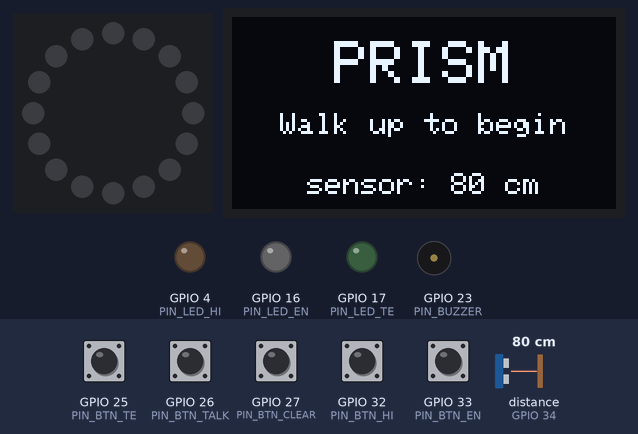
This sketch was run on a simulated ESP32. On the bench: 16 RGB LEDs in a ring, first at the top, clockwise, 128×64 one-colour display, output pins drawn as LEDs (lit = HIGH), buzzer (waves = sounding). Wiring (from diagram.json): ultrasonic range finder: trigger GPIO 18; echo GPIO 34. The test bench sets the inputs (shaded band); at power-on: GPIO 25 (PIN_BTN_TE), GPIO 26 (PIN_BTN_TALK), GPIO 27 (PIN_BTN_CLEAR), GPIO 32 (PIN_BTN_HI), GPIO 33 (PIN_BTN_EN) HIGH, distance to the obstacle (sensor on GPIO 34) 80 cm. The echo pulse lasts 58.3 µs per cm; dim RGB values are drawn brighter than linear; pins used as bus, display or sensor lines are not drawn; what the sketch prints to the serial monitor is not drawn.

Above: at 1.2 s.
1.3 s: distance to the obstacle (sensor on GPIO 34) set to 2 cm
At 1.7 s:
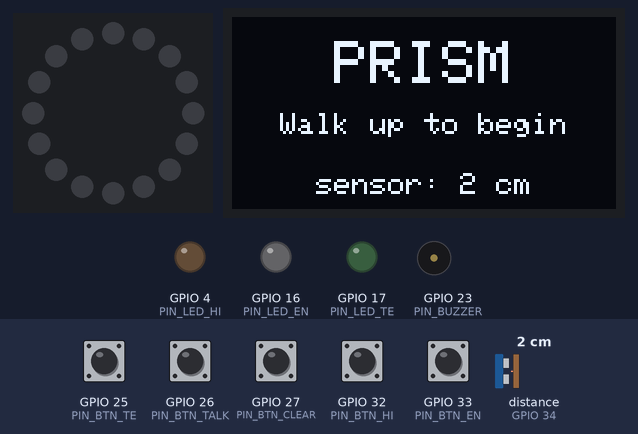
3.4 s: GPIO 25 (PIN_BTN_TE) pulled LOW for 0.15 s
At 3.53 s:
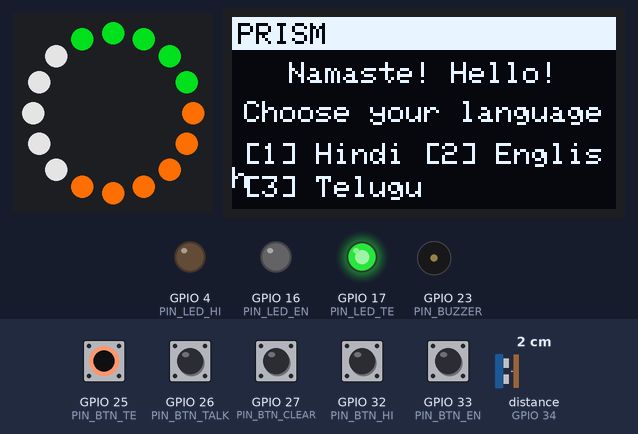
4.1 s: GPIO 32 (PIN_BTN_HI) pulled LOW for 0.15 s
At 4.44 s:
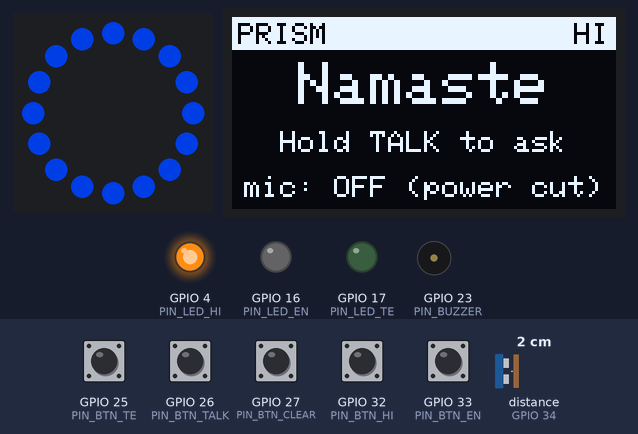
4.8 s: GPIO 33 (PIN_BTN_EN) pulled LOW for 0.15 s
At 5.24 s:
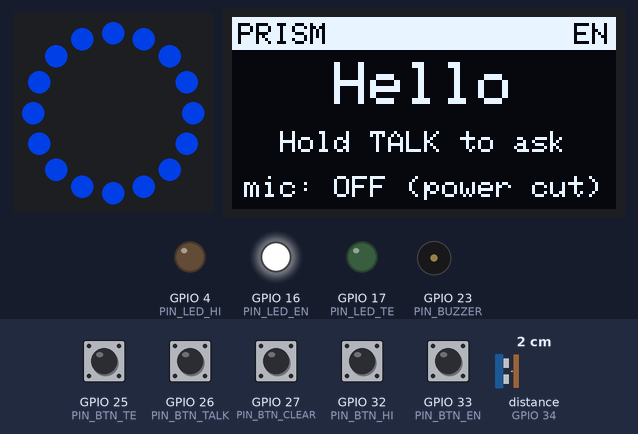
5.5 s: GPIO 27 (PIN_BTN_CLEAR) pulled LOW for 0.15 s
At 6.1 s:
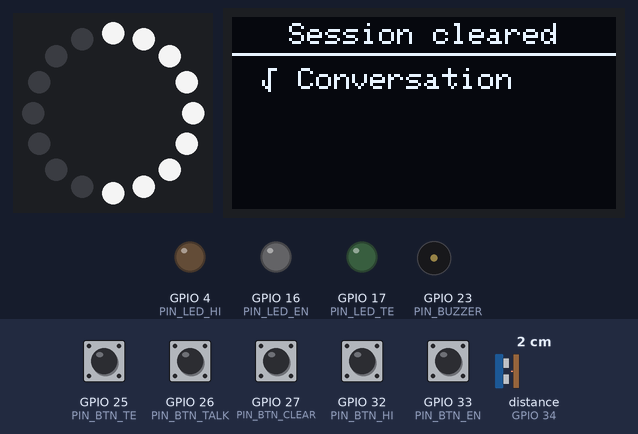
6.2 s: distance to the obstacle (sensor on GPIO 34) set to 116 cm
At 6.77 s:
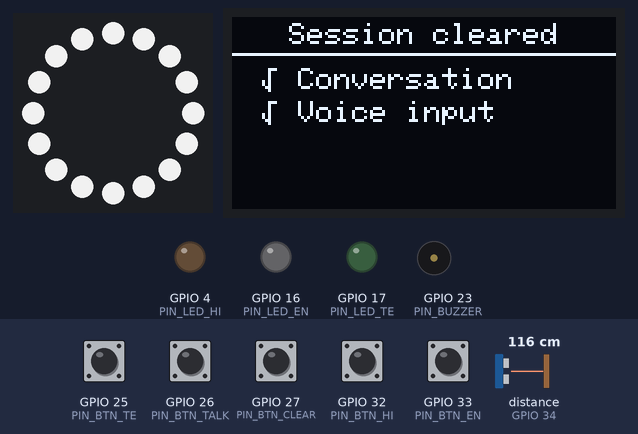
8.4 s: distance to the obstacle (sensor on GPIO 34) set to 123 cm
Timing chart, 0 to 11.4 s (numbered marks = the images above; inputs shaded):
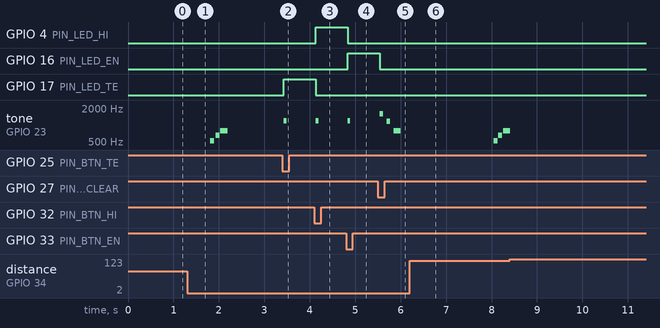

Measured:
- after the input at 1.3 s, tone on GPIO 23 (PIN_BUZZER): plays 523 Hz for 0.09 s, 659 Hz for 0.09 s, 784 Hz for 0.16 s, starting after 0.51 s; the display: changes at once (image 1)
- after the input at 3.4 s, GPIO 17 (PIN_LED_TE): LOW → HIGH at once; tone on GPIO 23 (PIN_BUZZER): silent → 1200 Hz at once, → silent 0.06 s later
- after the input at 4.1 s, GPIO 4 (PIN_LED_HI): LOW → HIGH at once; GPIO 17 (PIN_LED_TE): HIGH → LOW at once; tone on GPIO 23 (PIN_BUZZER): silent → 1200 Hz at once, → silent 0.06 s later; the display: changes after 0.19 s (image 3)
- after the input at 4.8 s, GPIO 4 (PIN_LED_HI): HIGH → LOW at once; GPIO 16 (PIN_LED_EN): LOW → HIGH at once; tone on GPIO 23 (PIN_BUZZER): silent → 1200 Hz at once, → silent 0.06 s later; the display: first changes after 0.19 s (image 4 shows a later state)
- after the input at 5.5 s, GPIO 16 (PIN_LED_EN): HIGH → LOW at once; tone on GPIO 23 (PIN_BUZZER): plays 1568 Hz for 0.08 s, 1175 Hz for 0.08 s, 784 Hz for 0.16 s, starting at once
- what the display in image 1 shows lasts 0.5 s, from 1.3 s to 1.8 s

The sketch:

sketch.ino
```cpp
/*
  PRISM kiosk I/O controller — Wokwi simulation (Level 1)
  SIH 2026 · SIH26088 · Team larperss

  In the real kiosk, a Raspberry Pi 5 runs the AI (speech, privacy redaction,
  retrieval, answers) and this ESP32 handles everything the user touches:
  language buttons, hold-to-talk, the mic power cut-off, the status ring,
  the status screen, presence sensing and the session wipe.

  The two talk over USB serial using one JSON object per line (see README).
  With SIMULATE_HOST = true, the ESP32 fakes the Pi's replies with timers so
  the simulation runs on its own.
*/

#include <initializer_list>
#include <Wire.h>
#include <Adafruit_GFX.h>
#include <Adafruit_SSD1306.h>
#include <Adafruit_NeoPixel.h>

// ---------- Pins ----------
const uint8_t PIN_BTN_HI = 32, PIN_BTN_EN = 33, PIN_BTN_TE = 25;
const uint8_t PIN_BTN_TALK = 26, PIN_BTN_CLEAR = 27;
const uint8_t PIN_LED_HI = 4, PIN_LED_EN = 16, PIN_LED_TE = 17;
const uint8_t PIN_MIC_POWER = 5;  // relay: mic is only powered while TALK is held
const uint8_t PIN_RING = 19, PIN_BUZZER = 23;
const uint8_t PIN_TRIG = 18, PIN_ECHO = 34;

// ---------- Tuning (short values for the demo; a real kiosk would use ~30 s) ----------
const int WAKE_CM = 80;                       // closer than this = someone is at the kiosk
const int LEAVE_CM = 120;                     // further than this = they walked away
const unsigned long AWAY_GRACE_MS = 2000;     // ignore brief gaps before counting down
const unsigned long AWAY_COUNTDOWN_MS = 8000; // visible countdown before auto-clear
const unsigned long TOUCH_PRESENCE_MS = 5000; // a button press counts as "someone is here" this long
                                              // (covers wheelchair users / children below the sensor)
const unsigned long MIN_TALK_MS = 400;        // shorter presses are treated as accidental
const unsigned long MAX_TALK_MS = 15000;      // mic cuts off automatically after this
const unsigned long PROCESSING_MS = 3000;     // simulated Pi processing time
const unsigned long ANSWERING_MS = 4500;      // simulated answer playback time
const unsigned long CLEARING_MS = 2500;
const bool SIMULATE_HOST = true;

// ---------- Hardware objects ----------
const int RING_PIXELS = 16;
Adafruit_SSD1306 display(128, 64, &Wire, -1);
Adafruit_NeoPixel ring(RING_PIXELS, PIN_RING, NEO_GRB + NEO_KHZ800);

// ---------- Languages (Hindi first) ----------
enum Lang { LANG_NONE = -1, LANG_HI = 0, LANG_EN = 1, LANG_TE = 2 };
const char *LANG_CODE[] = {"hi", "en", "te"};
const char *LANG_TAG[] = {"HI", "EN", "TE"};
const char *LANG_NAME[] = {"Hindi", "English", "Telugu"};
const char *GREETING[] = {"Namaste", "Hello", "Namaskaram"};
const uint8_t LANG_LED[] = {PIN_LED_HI, PIN_LED_EN, PIN_LED_TE};

// ---------- State machine ----------
enum State { SLEEP, WELCOME, READY, LISTENING, PROCESSING, ANSWERING, CLEARING };
const char *STATE_NAME[] = {"sleep", "welcome", "ready", "listening", "processing", "answering", "clearing"};

State state = SLEEP;
unsigned long stateAt = 0;
int lang = LANG_NONE;
int distanceCm = 400;
unsigned long nearSince = 0, awaySince = 0;
unsigned long lastTouch = 0;  // last time any button was pressed or held
unsigned long hintUntil = 0;  // "hold the button" hint after a too-short press
const char *hintText = "";
bool clearedByButton = false;

// A buzzer note. Declared up here (before any function) because the Arduino
// builder inserts auto-generated prototypes above the first function.
struct Note { uint16_t freq, ms; };

// ---------- Buttons (debounced, active LOW) ----------
struct Button {
  uint8_t pin;
  bool stable = false, raw = false;
  unsigned long changedAt = 0;
  bool pressed = false, released = false;  // one-loop events
};
Button btnHi{PIN_BTN_HI}, btnEn{PIN_BTN_EN}, btnTe{PIN_BTN_TE}, btnTalk{PIN_BTN_TALK}, btnClear{PIN_BTN_CLEAR};
Button *buttons[] = {&btnHi, &btnEn, &btnTe, &btnTalk, &btnClear};

void updateButton(Button &b, unsigned long now) {
  bool r = digitalRead(b.pin) == LOW;
  b.pressed = b.released = false;
  if (r != b.raw) {
    b.raw = r;
    b.changedAt = now;
  }
  if (now - b.changedAt > 25 && r != b.stable) {
    b.stable = r;
    (r ? b.pressed : b.released) = true;
  }
}

// ---------- Non-blocking sound ----------
Note melody[8];
uint8_t melodyLen = 0, melodyPos = 0;
unsigned long noteEndsAt = 0;

void play(std::initializer_list<Note> notes) {
  melodyLen = melodyPos = 0;
  for (const Note &n : notes)
    if (melodyLen < 8) melody[melodyLen++] = n;
  noteEndsAt = 0;
}

void updateSound(unsigned long now) {
  if (melodyPos >= melodyLen || now < noteEndsAt) return;
  const Note &n = melody[melodyPos++];
  if (n.freq) tone(PIN_BUZZER, n.freq, n.ms);
  noteEndsAt = now + n.ms + 15;
}

// ---------- Host (Raspberry Pi) link: JSON lines over serial ----------
void sendEvent(const char *evt, const char *value) {
  Serial.printf("{\"evt\":\"%s\",\"v\":\"%s\"}\n", evt, value);
}

// ---------- Helpers ----------
void setMicPower(bool on) { digitalWrite(PIN_MIC_POWER, on ? HIGH : LOW); }

void showLang() {
  for (int i = 0; i < 3; i++) digitalWrite(LANG_LED[i], i == lang ? HIGH : LOW);
}

void enter(State s, unsigned long now) {
  state = s;
  stateAt = now;
  if (s != LISTENING) setMicPower(false);  // mic is never left powered outside LISTENING
  sendEvent("state", STATE_NAME[s]);
}

int readDistanceCm() {
  digitalWrite(PIN_TRIG, LOW);
  delayMicroseconds(2);
  digitalWrite(PIN_TRIG, HIGH);
  delayMicroseconds(10);
  digitalWrite(PIN_TRIG, LOW);
  unsigned long us = pulseIn(PIN_ECHO, HIGH, 30000UL);
  return us ? us / 58 : 999;
}

void startSession(unsigned long now) {
  lang = LANG_NONE;
  showLang();
  awaySince = 0;
  sendEvent("presence", "arrived");
  play({{523, 90}, {659, 90}, {784, 160}});
  enter(WELCOME, now);
}

void clearSession(const char *reason, unsigned long now) {
  setMicPower(false);
  lang = LANG_NONE;
  showLang();
  awaySince = 0;
  clearedByButton = strcmp(reason, "button") == 0;
  sendEvent("clear", reason);
  play({{1568, 80}, {0, 40}, {1175, 80}, {0, 40}, {784, 160}});
  enter(CLEARING, now);
}

void selectLang(int l, unsigned long now) {
  if (state == SLEEP) startSession(now);
  lang = l;
  showLang();
  sendEvent("lang", LANG_CODE[l]);
  play({{1200, 60}});
  if (state == WELCOME) enter(READY, now);
}

// ---------- Presence (ultrasonic) ----------
void updatePresence(unsigned long now) {
  static unsigned long lastRead = 0;
  if (now - lastRead < 100) return;
  lastRead = now;
  distanceCm = readDistanceCm();

  if (state == SLEEP) {
    if (distanceCm < WAKE_CM) {
      if (!nearSince) nearSince = now;
      if (now - nearSince > 500) startSession(now);
    } else {
      nearSince = 0;
    }
    return;
  }
  if (state == CLEARING) return;

  bool touchedRecently = now - lastTouch < TOUCH_PRESENCE_MS;
  if (distanceCm > LEAVE_CM && !touchedRecently) {
    if (!awaySince) {
      awaySince = now;
      sendEvent("presence", "away");
    }
    if (now - awaySince >= AWAY_GRACE_MS + AWAY_COUNTDOWN_MS) clearSession("away", now);
  } else if (awaySince) {
    awaySince = 0;
    sendEvent("presence", "returned");
  }
}

// Seconds left before auto-clear, or -1 when no countdown is showing.
int countdownSecondsLeft(unsigned long now) {
  if (!awaySince || state == SLEEP || state == CLEARING) return -1;
  unsigned long gone = now - awaySince;
  if (gone < AWAY_GRACE_MS) return -1;
  if (gone >= AWAY_GRACE_MS + AWAY_COUNTDOWN_MS) return 0;  // clear fires on the next sensor read
  unsigned long left = AWAY_GRACE_MS + AWAY_COUNTDOWN_MS - gone;
  return (left + 999) / 1000;
}

// ---------- Main logic ----------
void updateLogic(unsigned long now) {
  // Clear works from any active state.
  if (btnClear.pressed && state != SLEEP && state != CLEARING) {
    clearSession("button", now);
    return;
  }

  // Language can be picked or changed whenever the mic is not live.
  if (state != LISTENING && state != CLEARING) {
    if (btnHi.pressed) selectLang(LANG_HI, now);
    if (btnEn.pressed) selectLang(LANG_EN, now);
    if (btnTe.pressed) selectLang(LANG_TE, now);
  }

  switch (state) {
    case WELCOME:
      if (btnTalk.pressed) {
        hintText = "Choose language first";
        hintUntil = now + 1800;
        play({{300, 150}});
      }
      break;

    case READY:
    case ANSWERING:  // pressing TALK interrupts the answer
      if (btnTalk.pressed) {
        setMicPower(true);
        sendEvent("talk", "start");
        play({{880, 50}});
        enter(LISTENING, now);
      } else if (state == ANSWERING && SIMULATE_HOST && now - stateAt > ANSWERING_MS) {
        enter(READY, now);
      }
      break;

    case LISTENING: {
      unsigned long held = now - stateAt;
      if (btnTalk.released || held > MAX_TALK_MS) {
        setMicPower(false);
        play({{660, 50}});
        if (held < MIN_TALK_MS) {
          sendEvent("talk", "cancel");
          hintText = "Hold TALK while speaking";
          hintUntil = now + 1800;
          enter(READY, now);
        } else {
          sendEvent("talk", "stop");
          enter(PROCESSING, now);
        }
      }
      break;
    }

    case PROCESSING:
      if (SIMULATE_HOST && now - stateAt > PROCESSING_MS) {
        play({{784, 90}, {1047, 140}});
        enter(ANSWERING, now);
      }
      break;

    case CLEARING:
      if (now - stateAt > CLEARING_MS) {
        // Someone still standing there after pressing Clear gets a fresh session.
        if (clearedByButton && distanceCm < LEAVE_CM) startSession(now);
        else enter(SLEEP, now);
      }
      break;

    default:
      break;
  }

  // Countdown ticks for the last 3 seconds before auto-clear.
  static int lastLeft = -1;
  int left = countdownSecondsLeft(now);
  if (left != lastLeft && left > 0 && left <= 3) play({{1000, 40}});
  lastLeft = left;
}

// Commands from the Pi (only needed when SIMULATE_HOST is false, but always accepted).
void updateSerial(unsigned long now) {
  static String line;
  while (Serial.available()) {
    char c = Serial.read();
    if (c != '\n') {
      if (line.length() < 64) line += c;
      continue;
    }
    line.trim();
    if (line == "answering" && state == PROCESSING) enter(ANSWERING, now);
    else if (line == "ready" && (state == PROCESSING || state == ANSWERING)) enter(READY, now);
    else if (line == "clear" && state != SLEEP && state != CLEARING) clearSession("host", now);
    line = "";
  }
}

// ---------- Status ring ----------
uint32_t scaled(uint8_t r, uint8_t g, uint8_t b, float k) {
  return ring.Color(r * k, g * k, b * k);
}

void updateRing(unsigned long now) {
  static unsigned long last = 0;
  if (now - last < 30) return;
  last = now;
  unsigned long t = now - stateAt;
  ring.clear();

  int left = countdownSecondsLeft(now);
  if (left > 0) {
    // Remaining time shown as a shrinking red-orange arc.
    unsigned long gone = now - awaySince - AWAY_GRACE_MS;
    int lit = RING_PIXELS - (int)(RING_PIXELS * gone / AWAY_COUNTDOWN_MS);
    for (int i = 0; i < lit; i++) ring.setPixelColor(i, ring.Color(255, 60, 0));
    ring.show();
    return;
  }

  switch (state) {
    case SLEEP:  // brief dim heartbeat every 3 s
      if (now % 3000 < 120) ring.setPixelColor(0, ring.Color(0, 0, 40));
      break;
    case WELCOME: {  // slowly rotating saffron / white / green
      int offset = (now / 120) % RING_PIXELS;
      for (int i = 0; i < RING_PIXELS; i++) {
        int band = ((i + offset) % RING_PIXELS) * 3 / RING_PIXELS;
        uint32_t c = band == 0 ? ring.Color(255, 110, 0) : band == 1 ? ring.Color(170, 170, 170) : ring.Color(0, 160, 20);
        ring.setPixelColor(i, c);
      }
      break;
    }
    case READY: {  // blue breathing
      float k = 0.15 + 0.6 * (0.5 + 0.5 * sin(now / 600.0));
      ring.fill(scaled(0, 70, 255, k));
      break;
    }
    case LISTENING: {  // fast red pulse
      float k = 0.35 + 0.65 * (0.5 + 0.5 * sin(now / 140.0));
      ring.fill(scaled(255, 0, 0, k));
      break;
    }
    case PROCESSING: {  // amber comet
      int head = (now / 60) % RING_PIXELS;
      for (int j = 0; j < 6; j++)
        ring.setPixelColor((head - j + RING_PIXELS) % RING_PIXELS, scaled(255, 140, 0, 1.0 - j / 6.0));
      break;
    }
    case ANSWERING: {  // green, gentle pulse
      float k = 0.55 + 0.45 * (0.5 + 0.5 * sin(now / 400.0));
      ring.fill(scaled(0, 220, 60, k));
      break;
    }
    case CLEARING: {  // white wipe fills, then fades out
      if (t < 1000) {
        int n = t * RING_PIXELS / 1000 + 1;
        for (int i = 0; i < n && i < RING_PIXELS; i++) ring.setPixelColor(i, ring.Color(220, 220, 220));
      } else {
        float k = t < CLEARING_MS ? 1.0 - (float)(t - 1000) / (CLEARING_MS - 1000) : 0;
        ring.fill(scaled(220, 220, 220, k));
      }
      break;
    }
  }
  ring.show();
}

// ---------- Status screen ----------
void centered(const char *s, int y, int size = 1) {
  int16_t x1, y1;
  uint16_t w, h;
  display.setTextSize(size);
  display.getTextBounds(s, 0, y, &x1, &y1, &w, &h);
  display.setCursor((128 - w) / 2, y);
  display.print(s);
}

void header(bool micOn) {
  display.fillRect(0, 0, 128, 11, SSD1306_WHITE);
  display.setTextColor(SSD1306_BLACK);
  display.setTextSize(1);
  display.setCursor(2, 2);
  display.print("PRISM");
  if (micOn) {
    display.setCursor(50, 2);
    display.print("* MIC *");
  }
  if (lang != LANG_NONE) {
    display.setCursor(114, 2);
    display.print(LANG_TAG[lang]);
  }
  display.setTextColor(SSD1306_WHITE);
}

void updateScreen(unsigned long now) {
  static unsigned long last = 0;
  if (now - last < 100) return;
  last = now;
  unsigned long t = now - stateAt;
  const char TICK = (char)251;  // CP437 check mark
  char buf[32];

  display.clearDisplay();
  display.setTextColor(SSD1306_WHITE);

  int left = countdownSecondsLeft(now);
  if (left > 0) {
    header(false);
    centered("Are you still there?", 15);
    snprintf(buf, sizeof buf, "%d", left);
    centered(buf, 27, 3);
    centered("Clearing session...", 55);
    display.display();
    return;
  }

  switch (state) {
    case SLEEP:
      centered("PRISM", 8, 2);
      centered("Walk up to begin", 32);
      snprintf(buf, sizeof buf, "sensor: %d cm", distanceCm > 400 ? 400 : distanceCm);
      centered(buf, 52);
      break;

    case WELCOME:
      header(false);
      centered("Namaste! Hello!", 15);
      if (now < hintUntil) centered(hintText, 28);
      else centered("Choose your language", 28);
      display.setCursor(4, 42);
      display.print("[1] Hindi [2] English");
      display.setCursor(4, 53);
      display.print("[3] Telugu");
      break;

    case READY:
      header(false);
      centered(GREETING[lang], 15, 2);
      centered(now < hintUntil ? hintText : "Hold TALK to ask", 38);
      centered("mic: OFF (power cut)", 53);
      break;

    case LISTENING: {
      header(true);
      centered("Listening", 15, 2);
      int w = min(124UL, t * 124 / MAX_TALK_MS);
      display.drawRect(2, 36, 124, 8, SSD1306_WHITE);
      display.fillRect(2, 36, w, 8, SSD1306_WHITE);
      centered("Release TALK to send", 53);
      break;
    }

    case PROCESSING: {
      header(false);
      const char *steps[] = {"Hiding personal info", "Searching sources", "Preparing answer"};
      for (int i = 0; i < 3; i++) {
        unsigned long stepEnd = (i + 1) * PROCESSING_MS / 3;
        display.setCursor(2, 16 + i * 12);
        display.print(t >= stepEnd ? TICK : (t >= stepEnd - PROCESSING_MS / 3 ? '>' : ' '));
        display.print(' ');
        display.print(steps[i]);
      }
      centered("mic: OFF (power cut)", 53);
      break;
    }

    case ANSWERING:
      header(false);
      centered("Answer ready", 15, 1);
      centered("Speaking in", 29);
      centered(LANG_NAME[lang], 40);
      snprintf(buf, sizeof buf, "%c Source cited", TICK);
      centered(buf, 53);
      break;

    case CLEARING: {
      centered("Session cleared", 2);
      display.drawFastHLine(0, 12, 128, SSD1306_WHITE);
      const char *items[] = {"Conversation", "Voice input", "Language choice"};
      for (int i = 0; i < 3; i++) {
        if (t < 300 + i * 400UL) break;
        display.setCursor(10, 17 + i * 11);
        display.print(TICK);
        display.print(' ');
        display.print(items[i]);
      }
      if (t > 1600) centered("Nothing stored.", 55);
      break;
    }
  }
  display.display();
}

// ---------- Setup / loop ----------
void setup() {
  Serial.begin(115200);
  for (Button *b : buttons) pinMode(b->pin, INPUT_PULLUP);
  for (uint8_t p : LANG_LED) pinMode(p, OUTPUT);
  pinMode(PIN_MIC_POWER, OUTPUT);
  pinMode(PIN_TRIG, OUTPUT);
  pinMode(PIN_ECHO, INPUT);
  setMicPower(false);
  showLang();

  ring.begin();
  ring.show();
  if (!display.begin(SSD1306_SWITCHCAPVCC, 0x3C)) Serial.println("{\"evt\":\"error\",\"v\":\"oled\"}");
  display.cp437(true);

  sendEvent("boot", "prism-io-controller");
  enter(SLEEP, millis());
}

void loop() {
  unsigned long now = millis();
  for (Button *b : buttons) {
    updateButton(*b, now);
    if (b->stable) lastTouch = now;
  }
  updatePresence(now);
  updateSerial(now);
  updateLogic(now);
  updateSound(now);
  updateRing(now);
  updateScreen(now);
}
```
